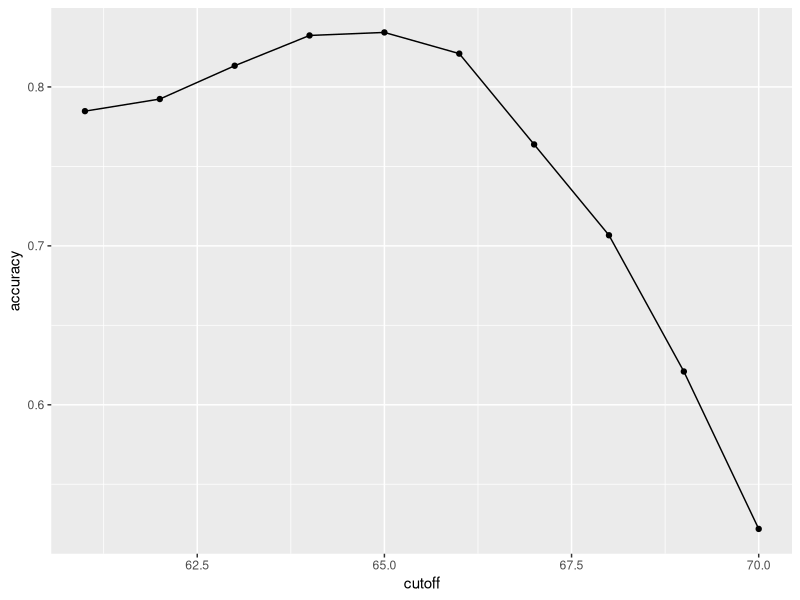

Generate this figure with R:
## ---- chunk 1
library(dslabs)
library(caret)
library(dplyr)
library(purrr)
data(heights)

y <- heights$sex
x <- heights$height
## ---- chunk 2
set.seed(2)
test_index <- createDataPartition(y, times=1, p=0.5, list=FALSE)
test_set <- heights[test_index,]
train_set <- heights[-test_index,]
## ---- chunk 3
y_hat <- sample(c("Male", "Female"), length(test_index), replace = TRUE) %>%
  factor(levels = levels(test_set$sex))
# check accuracy
mean(y_hat == test_set$sex)
## ---- chunk 4
y_hat <- ifelse(x > 62, "Male", "Female") %>% factor(levels = levels(test_set$sex))
# Check accuracy
mean(y_hat == test_set$sex)
## ---- chunk 5
cutoff <- seq(61,70)
accuracy <- map_dbl(cutoff, function(x){
  y_hat <- ifelse(train_set$height > x, "Male", "Female") %>% 
    factor(levels = levels(test_set$sex))
  mean(y_hat == train_set$sex)
})
## ---- chunk 6
data.frame(accuracy, cutoff) %>% ggplot(aes(cutoff, accuracy)) + geom_point() + geom_line()
## ---- chunk 7
best_cutoff <- cutoff[which.max(accuracy)]
y_hat <- ifelse(test_set$height > best_cutoff, "Male", "Female") %>% factor(levels = levels(test_set$sex))
y_hat <- factor(y_hat)
mean(y_hat == test_set$sex)
## ---- chunk 8
confusionMatrix(data = y_hat, reference = test_set$sex)
